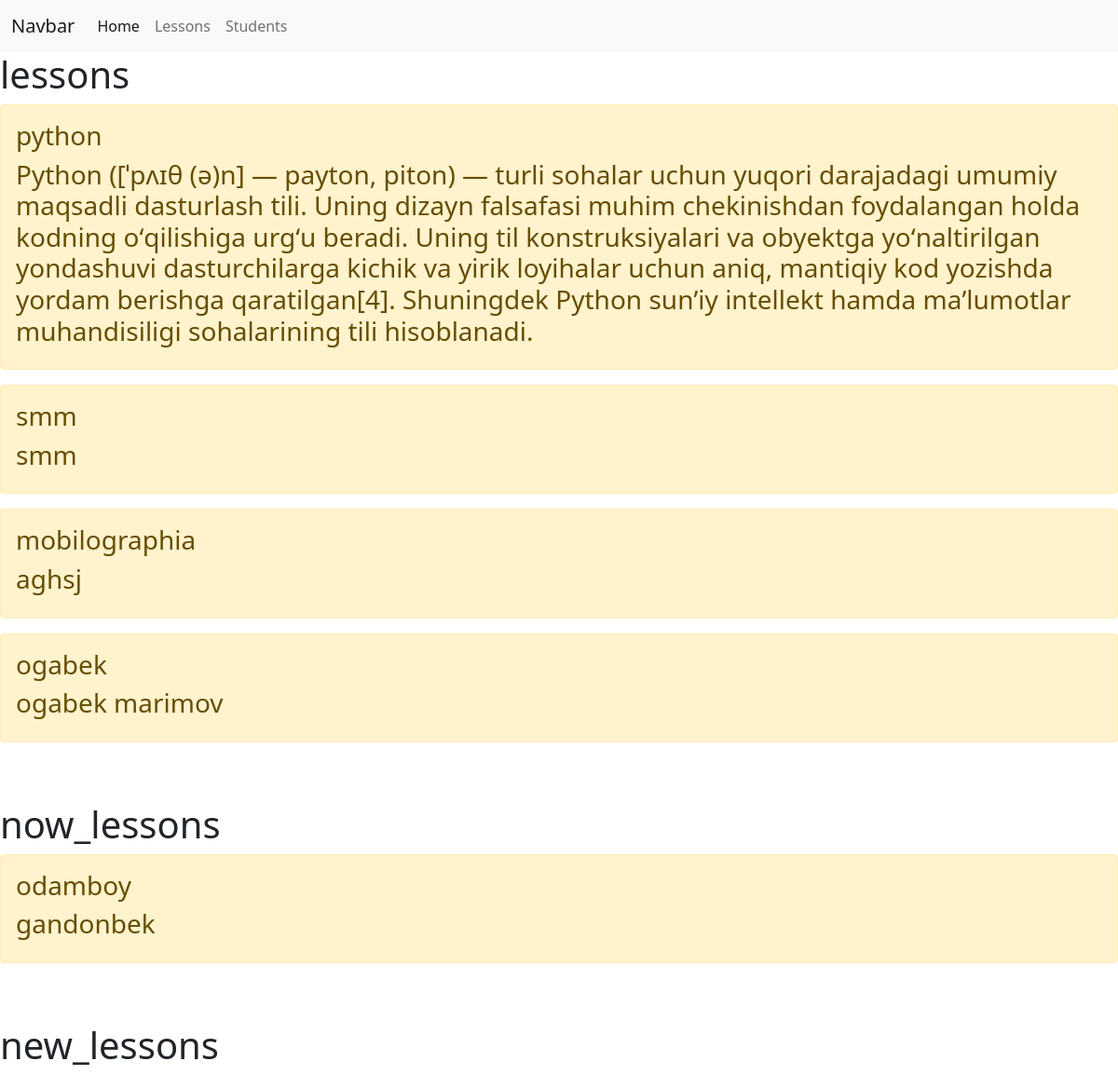
The page /lessons on the database its author committed.
### main/models.py (models this page shows, shortened)
class Lessons(models.Model):
    lesson = models.CharField('Названия урока',max_length=50)
    about_lesson = models.TextField('Об уроке')
    photo = models.FileField(upload_to='photos/')
    class Meta:
        verbose_name = 'lesson'
        verbose_name_plural = 'lessons'

class Now_Lessons(models.Model):
    lesson = models.CharField('Названия урока',max_length=50)
    about_lesson = models.TextField('Об уроке')
    photo = models.FileField(upload_to='photos/')
    class Meta:
        verbose_name = 'now lesson'
        verbose_name_plural = 'now lessons'

### main/views.py (the view)
# urls.py: path('lessons',views.lessons,name='lessons')
def lessons(request):
    lessons = Lessons.objects.all()
    new_lessons = New_Lessons.objects.all()
    now_lessons = Now_Lessons.objects.all()
    return render(request,'lessons.html',{'title':'lessons page','lessons':lessons,'new_lessons':new_lessons,'now_lessons':now_lessons})

### main/templates/lessons.html (shortened to what this page needs)
{% extends "index.html" %}
{% block content %}
    <h1>lessons</h1>
    {% for lesson in lessons %}
        <div class="alert alert-warning mt-2">
            <h3>{{lesson.lesson}}</h3>
            <h3>{{lesson.about_lesson}}</h3>
        </div>
    {% endfor %}
    <br><br>
    <h1>now_lessons</h1>
    {% for now_lesson in now_lessons %}
        <div class="alert alert-warning mt-2">
            <h3>{{now_lesson.lesson}}</h3>
            <h3>{{now_lesson.about_lesson}}</h3>
        </div>
    {% endfor %}
    <br><br>
    <h1>new_lessons</h1>
{% endblock  %}

### rows shown on the page
Lessons: lesson "python", about_lesson "Python ([ˈpʌɪθ (ə)n] — payton, piton) — turli sohalar uchun yuqori darajadagi umumiy maqsadli dasturlash tili. Uning dizayn falsafasi muhim chekinishdan foydalangan holda kodning oʻqilishiga urgʻu beradi. Uning til konstruksiyalari va obyektga yoʻnaltirilgan yondashuvi dasturchilarga kichik va yirik loyihalar uchun aniq, mantiqiy kod yozishda yordam berishga qaratilgan[4]. Shuningdek Python sunʼiy intellekt hamda maʼlumotlar muhandisiligi sohalarining tili hisoblanadi."
Lessons: lesson "smm", about_lesson "smm"
Lessons: lesson "mobilographia", about_lesson "aghsj"
Lessons: lesson "ogabek", about_lesson "ogabek marimov"
Now_Lessons: lesson "odamboy", about_lesson "gandonbek"
